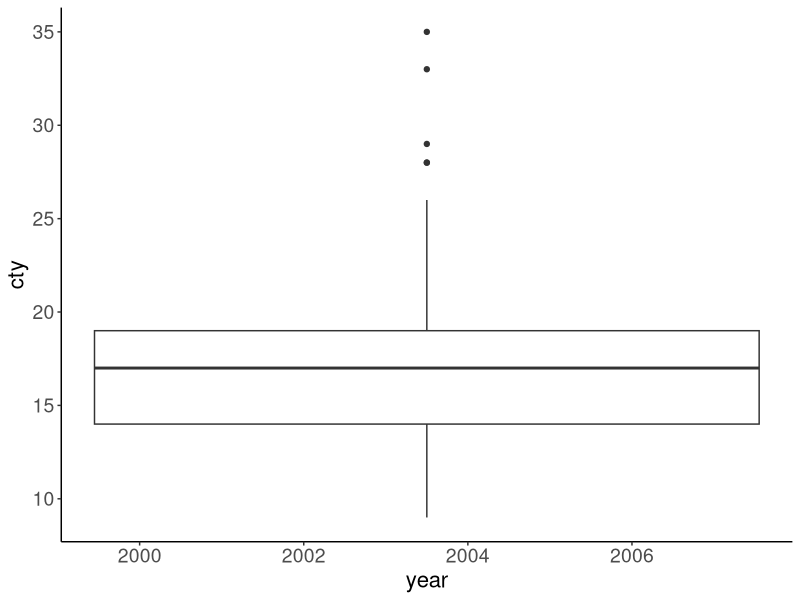
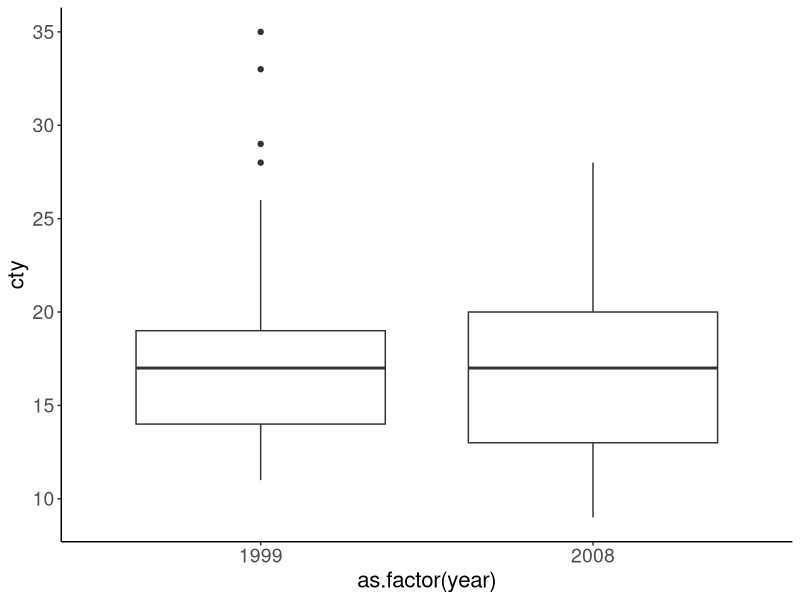
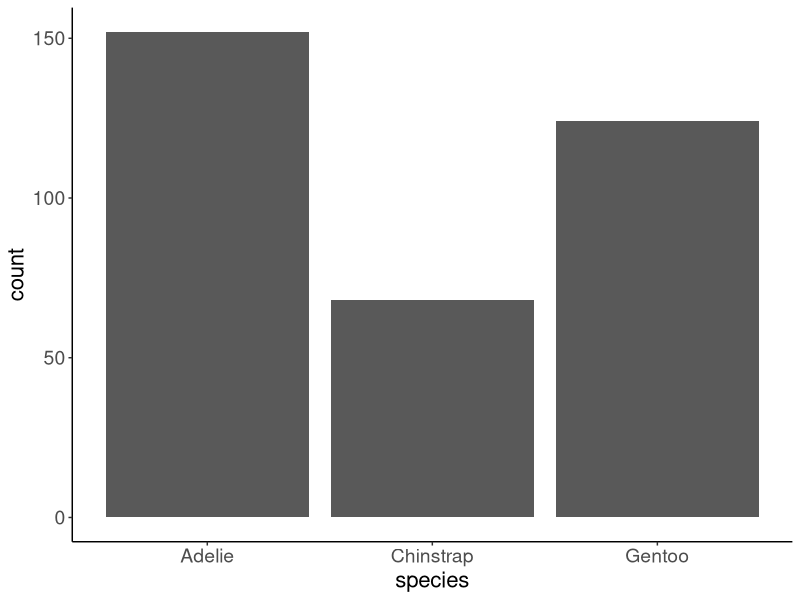
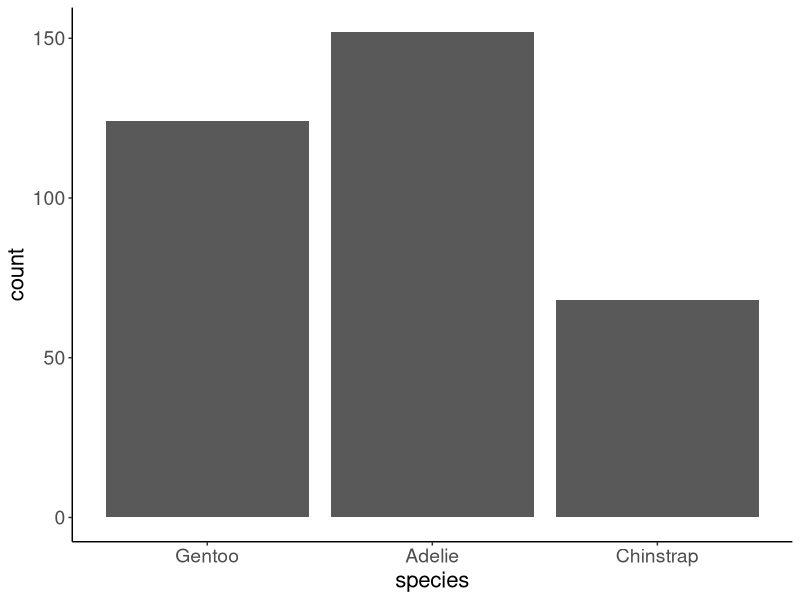
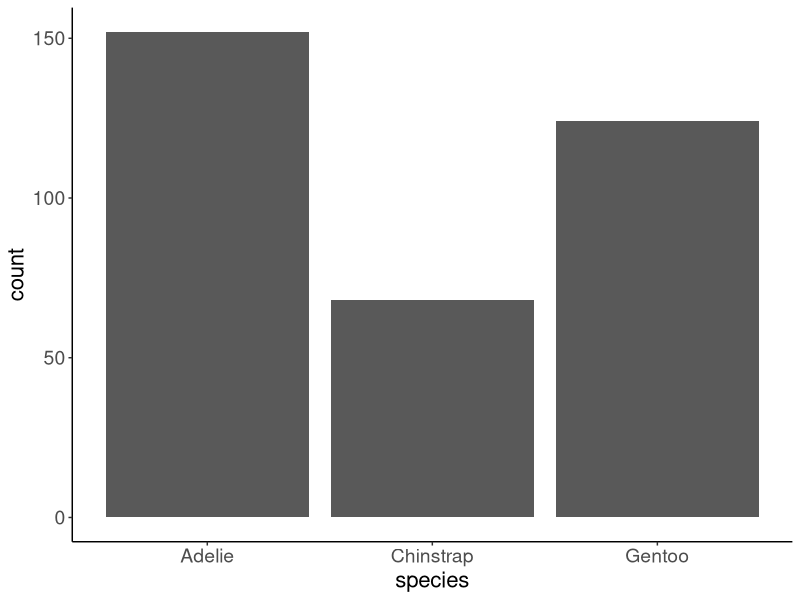
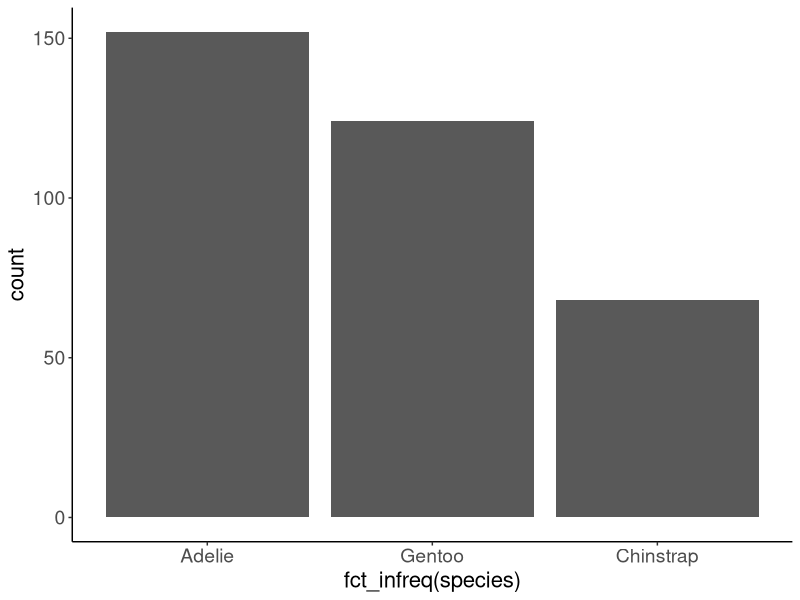
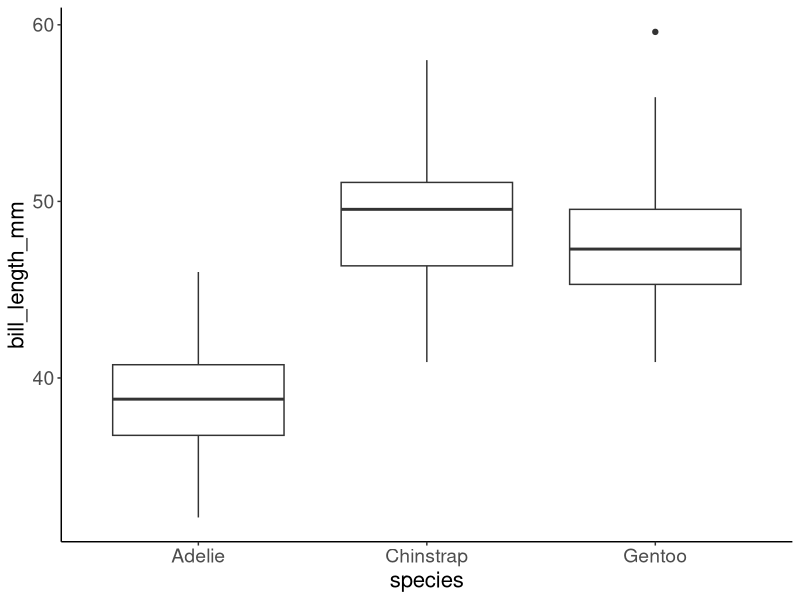
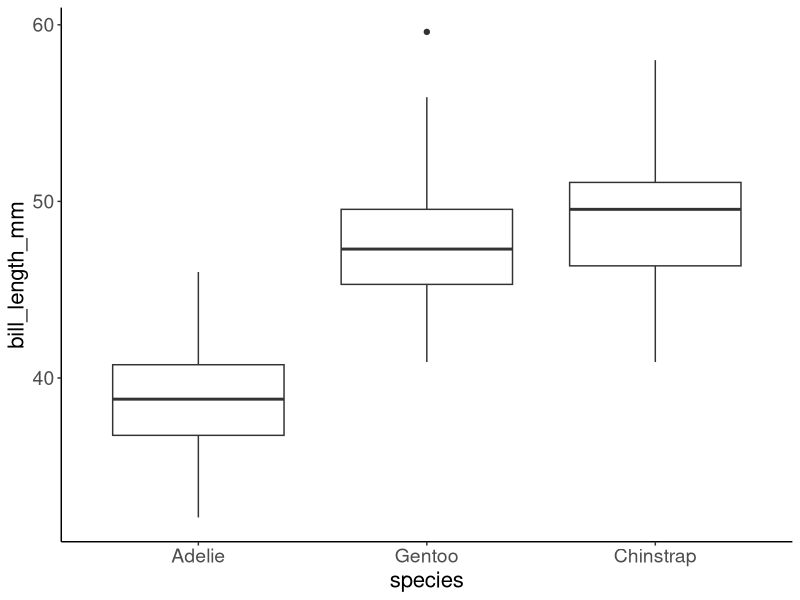

Write R code to recreate these figures, in order.
## ---- chunk 1
knitr::opts_chunk$set(echo = TRUE, message=F, warning=F, comment = ' ', cache=TRUE)
setwd(here::here('slides/lectures'))
library(tidyverse)
theme_set(theme_classic()+theme(axis.text = element_text(size=14),
                                axis.title = element_text(size=16),
                                legend.text = element_text(size=14),
                                legend.title = element_text(size=16)))
## ---- chunk 2
x <- c('Maryland','Virginia', 'District', 'Maryland','Virginia')  # a character vector
xf <- as.factor(x)
xf
## ---- chunk 3
as.integer(xf)
## ---- chunk 4
as.character(xf)
## ---- chunk 5
y <- c(5, 3, 9, 4, 5, 3)
yf <- as.factor(y)
yf
## ---- chunk 6
as.numeric(yf)
## ---- chunk 7
as.numeric(as.character(yf))
## ---- chunk 8
x <- c('MD','DC','VA','MD','DC')
xf <- factor(x)
unclass(xf)
## ---- chunk 9
x <- c('MD','DC','VA','MD','DC')
xf <- factor(x, levels = c('MD','DC','VA'))
unclass(xf)
## ---- chunk 10
x <- mpg$drv
xf <- factor(x, 
              levels = c('4-wheel','Front wheel',
                         'Rear wheel'))
head(xf)
## ---- chunk 11
x <- mpg$drv
xf <- factor(x, 
              levels = c('4', 'f','r'), #<<
              labels = c('4-wheel','Front wheel',#<<
                         'Rear wheel'))#<<
head(xf)
## ---- chunk 12
ggplot(mpg,
       aes(year, cty))+
  geom_boxplot()
## ---- chunk 13
ggplot(mpg, 
       aes(as.factor(year), cty))+
  geom_boxplot()
## ---- chunk 14
palmerpenguins::penguins %>% 
  group_by(species) %>% 
  slice_head(n=2) %>% 
  ungroup() %>% 
  model.matrix(~species, data = .)
## ---- chunk 15
library(palmerpenguins)
m <- lm(body_mass_g ~ species, data = penguins)
broom::tidy(m)
## ---- chunk 16
p1 <- penguins %>% 
  mutate(species = fct_relevel(species, 'Gentoo'))
m1 <- lm(body_mass_g ~ species, data=p1 )
broom::tidy(m1)
## ---- chunk 17
ggplot(penguins, 
       aes(x = species))+
  geom_bar()
## ---- chunk 18
ggplot(p1, 
       aes(x = species))+
  geom_bar()
## ---- chunk 19
x <- factor(str_split('statistics', '')[[1]], 
            levels = letters)
x
## ---- chunk 20
p1 <- penguins %>% filter(species != 'Gentoo')
fct_count(p1$species)
## ---- chunk 21
fct_drop(x)
## ---- chunk 22
p1 <- p1 %>% mutate(species = fct_drop(species))
fct_count(p1$species)
## ---- chunk 23
ggplot(penguins, 
       aes(x = species))+
  geom_bar()
## ---- chunk 24
ggplot(penguins,
       aes(x = fct_infreq(species)))+
  geom_bar()
## ---- chunk 25
ggplot(penguins, 
       aes(x = species,
           y = bill_length_mm))+
  geom_boxplot()
## ---- chunk 26
ggplot(penguins, 
       aes(x = fct_reorder(species, bill_length_mm, 
                           .fun=median, na.rm=T),
           y = bill_length_mm))+
  geom_boxplot() + labs(x = 'species')
## ---- chunk 27
if('USArrests' %in% ls()) rm(USArrests)
if(!('State' %in% names(USArrests))) USArrests <- USArrests %>% rownames_to_column('State')

## ---- chunk 28
ggplot(USArrests, aes(x=State, y = Murder))+
  geom_bar(stat = 'identity') + 
  theme(axis.text = element_text(size=6))+
  coord_flip()
## ---- chunk 29
ggplot(USArrests, aes(
  x = fct_reorder(State, Murder),
  y = Murder))+
  geom_bar(stat = 'identity')+
  theme(axis.text = element_text(size=6))+
  coord_flip()
## ---- chunk 30
ggplot(iris, aes(
  x = Sepal.Length, 
  y = Sepal.Width, 
  color = Species))+
  geom_smooth(se=F)
## ---- chunk 31
ggplot(iris, aes(
  x = Sepal.Length, 
  y = Sepal.Width, 
  color = fct_reorder2(Species,
                       Sepal.Length, Sepal.Width)))+
  geom_smooth(se=F) + labs(color = 'Species')
## ---- chunk 32

